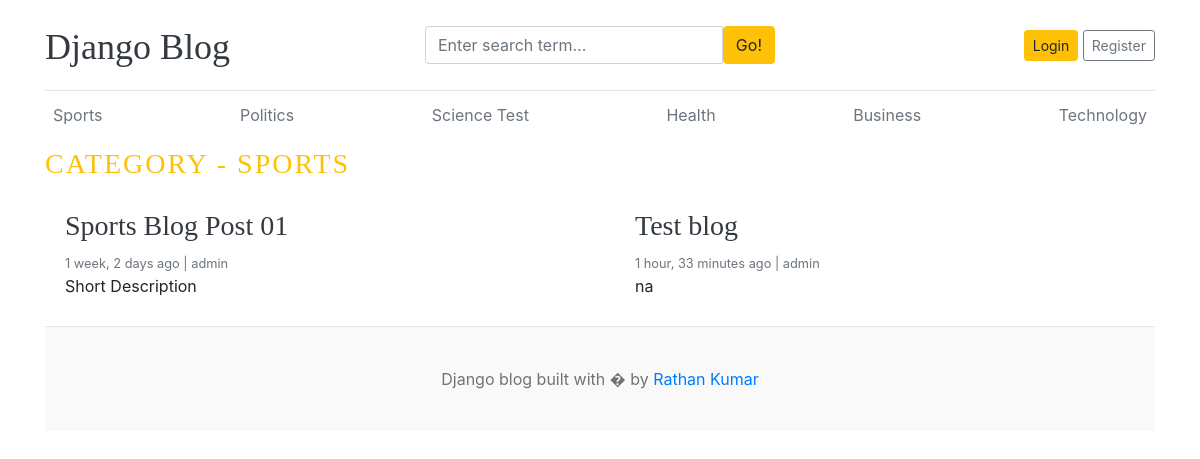
Page /category/1/ on the committed database.
### blogs/models.py (models this page shows, shortened)
class Category(models.Model):
    category_name = models.CharField(max_length=50, unique=True)
    created_at = models.DateTimeField(auto_now_add=True)
    updated_at = models.DateTimeField(auto_now=True)
    class Meta:
        verbose_name_plural = "categories"
    def __str__(self):
        return self.category_name

class Blog(models.Model):
    title = models.CharField(max_length=100)
    slug = models.SlugField(max_length=100, unique=True, blank=True)
    category = models.ForeignKey(Category, on_delete=models.CASCADE)
    author = models.ForeignKey(User, on_delete=models.CASCADE)
    featured_image = models.ImageField(upload_to="uploads/%Y/%m/%d")
    short_description = models.TextField(max_length=500)
    blog_body = models.TextField(max_length=2000)
    status = models.CharField(max_length=20, choices=STATUS_CHOICES, default="Draft")
    is_featured = models.BooleanField(default=False)
    created_at = models.DateTimeField(auto_now_add=True)
    updated_at = models.DateTimeField(auto_now=True)

### blogs/views.py (the view)
# urls.py: path("<int:category_id>/", views.posts_by_category, name="posts_by_category"),
def posts_by_category(request, category_id):
    posts = Blog.objects.filter(status="Published", category=category_id)
    try:
        category = Category.objects.get(pk=category_id)
    except:
        return redirect("home")
    context = {
        "posts": posts,
        "category": category,
    }
    return render(request, "posts_by_category.html", context)

### blogs/context_processors.py (called while the page is built)
def get_categories(request):
    categories = Category.objects.all()
    return dict(categories=categories)

### templates/posts_by_category.html
{% extends 'base.html' %}
{% block content %}
<h3 class="text-uppercase text-warning" style="letter-spacing: 2px;">Category - {{ category }} </h3>
<div class="row mb-2">
    {% if posts %}
    {% for post in posts %}
        <div class="col-md-6">
            <div class="card border-0" >
            <div class="card-body">
                <h3> <a href="{% url 'blogs' post.slug %}" class="text-dark">{{ post.title }}</a> </h3>
                <small class="mb-1 text-muted"> {{ post.created_at | timesince }} ago | {{ post.author }} </small>
                <p class="card-text"> {{ post.short_description | truncatewords:10 }} </p>
            </div>
            </div>
        </div>
    {% endfor %}
    {% else %}
        <p>No posts found</p>
    {% endif %}
</div>
{% endblock %}

### templates/base.html (shortened to what this page needs)
{% load static %}
<!DOCTYPE html>
<html lang="en">
<head>
    <link rel="stylesheet" href="https://cdnjs.cloudflare.com/ajax/libs/font-awesome/4.7.0/css/font-awesome.min.css">
    <link href="https://getbootstrap.com/docs/4.0/dist/css/bootstrap.min.css" rel="stylesheet">
    <link href="{% static 'css/blog.css' %}" rel="stylesheet">
  </head>
<body>
    <div class="container">
      <header class="blog-header py-3">
        <div class="row flex-nowrap justify-content-between align-items-center">
          <div class="col-4 pt-1">
            <a class="blog-header-logo text-dark" href="/">Django Blog</a>
          </div>
          <div class="col-4">
            <form action="{% url 'search' %}" method="GET">
              <div class="input-group">
                <input class="form-control" type="text" name="keyword" value="{{ keyword }}" placeholder="Enter search term..." aria-label="Enter search term..." aria-describedby="button-search" />
                <button type="submit" class="btn btn-warning" id="button-search" type="button">Go!</button>
            </div>
            </form>
          </div>
          <div class="col-4 d-flex justify-content-end align-items-center">
            {% if not user.is_authenticated %}
            <a class="btn btn-sm btn-warning" href="{% url 'login' %}">Login</a> &nbsp;
            <a class="btn btn-sm btn-outline-secondary" href="{% url 'register' %}">Register</a>
            {% else %}
            <span><a href="{% url 'dashboard' %}">Dashboard</a></span>
            &emsp;
            <span><a href="{% url 'logout' %}">Logout</a></span>
            {% endif %}
          </div>
        </div>
      </header>
      <div class="nav-scroller py-1 mb-2">
        <nav class="nav d-flex justify-content-between">
          {% for cat in categories %}
          <a class="p-2 text-muted" href="{% url 'posts_by_category' cat.id %}"> {{ cat.category_name }} </a>
          {% endfor %}
        </nav>
      </div>
{% block content %}
{% endblock %}
<footer class="blog-footer">
    <p>Django blog built with � by <a href="#">Rathan Kumar</a></p>
  </footer>
  </body>
  </html>

### blog_main/static/css/blog.css (style rules this page uses)
.blog-header { border-bottom: 1px solid #e5e5e5; }
.blog-header-logo { font-family: "Playfair Display", Georgia, "Times New Roman", serif; font-size: 2.25rem; }
h1, h2, h3, h4, h5, h6 { font-family: "Playfair Display", Georgia, "Times New Roman", serif; }
.blog-footer { padding: 2.5rem 0; color: #727272; text-align: center; background-color: #f9f9f9; border-top: .05rem solid #e5e5e5; }
.blog-footer p:last-child { margin-bottom: 0; }

### rows in the picture
Category: category_name "Sports", category_name "SPORTS"
Category: category_name "Politics"
Category: category_name "Science Test"
Category: category_name "Health"
Category: category_name "Business"
Category: category_name "Technology"
Blog: title "Sports Blog Post 01", created_at "1 week, 2 days", author "admin", short_description "Short Description"
Blog: title "Test blog", created_at "1 hour, 33 minutes", author "admin", short_description "na"
